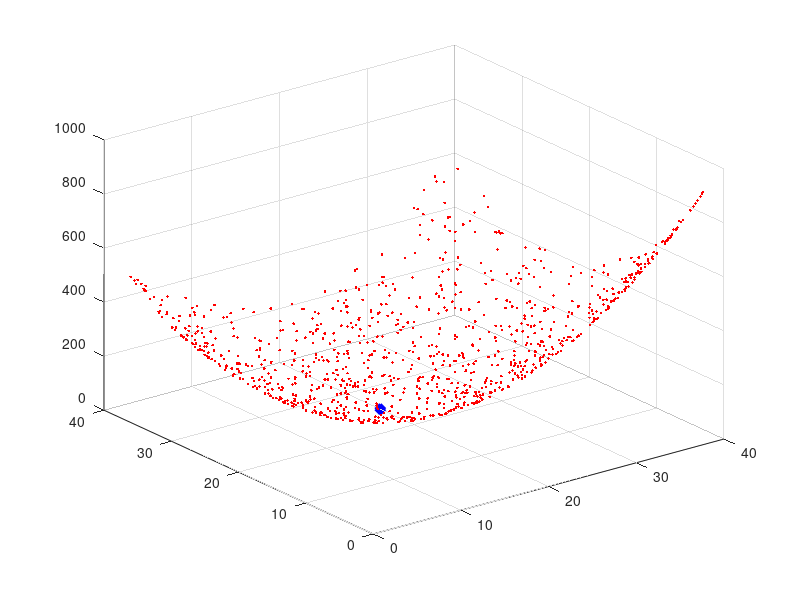

Write the MATLAB code that produced this figure.
% PSO : Particle Swarm Optimization (VECTORIZED)
% particle swarm optimization (PSO) is a computational method that 
% optimizes a problem by iteratively trying to improve a candidate 
% solution with regard to a given measure of quality. PSO optimizes 
% a problem by having a population of candidate solutions, here dubbed 
% particles, and moving these particles around in the search-space 
% according to simple mathematical formulae over the particle's position 
% and velocity. Each particle's movement is influenced by its local best 
% known position but, is also guided toward the best known positions 
% in the search-space, which are updated as better positions are found 
% by other particles. This is expected to move the swarm toward the best solutions.
%
% this function is written as a simple example of PSO
% in order to optimiza other functions you have to change the objective
% function.
%
% to increase the efficieny of the PSO this version is a vectorized version
% for MATLAB.
%
% -----------------------------------
% code: REZA AHMADZADEH  (based on the original code by Wesam Elshamy)
% (reza.ahmadzadeh@iit.it)
% -----------------------------------
clc;clear all;close all;

%% initialization
%
swarm_size = 64;                       % number of the swarm particles
maxIter = 50;                          % maximum number of iterations
inertia = 1.0;
correction_factor = 2.0;
% set the position of the initial swarm
a = 1:8;
[X,Y] = meshgrid(a,a);
C = cat(2,X',Y');
D = reshape(C,[],2);
swarm(1:swarm_size,1,1:2) = D;          % set the position of the particles in 2D
swarm(:,2,:) = 0;                       % set initial velocity for particles
swarm(:,4,1) = 1000;                    % set the best value so far
plotObjFcn = 1;                         % set to zero if you do not need a final plot

%% define the objective funcion here (vectorized form)
objfcn =  @(x)(x(:,1) - 20).^2 + (x(:,2) - 25).^2;
tic;

%% The main loop of PSO
for iter = 1:maxIter
    swarm(:, 1, 1) = swarm(:, 1, 1) + swarm(:, 2, 1)/1.3;       %update x position with the velocity
    swarm(:, 1, 2) = swarm(:, 1, 2) + swarm(:, 2, 2)/1.3;       %update y position with the velocity
    x = swarm(:, 1, 1);                                         % get the updated position
    y = swarm(:, 1, 2);                                         % updated position
    fval = objfcn([x y]);                                       % evaluate the function using the position of the particle
    
    % compare the function values to find the best ones
    for ii = 1:swarm_size
        if fval(ii,1) < swarm(ii,4,1)
            swarm(ii, 3, 1) = swarm(ii, 1, 1);                  % update best x position,
            swarm(ii, 3, 2) = swarm(ii, 1, 2);                  % update best y postions
            swarm(ii, 4, 1) = fval(ii,1);                       % update the best value so far
        end
    end
    
    [~, gbest] = min(swarm(:, 4, 1));                           % find the best function value in total
    
    % update the velocity of the particles
    swarm(:, 2, 1) = inertia*(rand(swarm_size,1).*swarm(:, 2, 1)) + correction_factor*(rand(swarm_size,1).*(swarm(:, 3, 1) ...
        - swarm(:, 1, 1))) + correction_factor*(rand(swarm_size,1).*(swarm(gbest, 3, 1) - swarm(:, 1, 1)));   %x velocity component
    swarm(:, 2, 2) = inertia*(rand(swarm_size,1).*swarm(:, 2, 2)) + correction_factor*(rand(swarm_size,1).*(swarm(:, 3, 2) ...
        - swarm(:, 1, 2))) + correction_factor*(rand(swarm_size,1).*(swarm(gbest, 3, 2) - swarm(:, 1, 2)));   %y velocity component
    
    % plot the particles
    clf;plot(swarm(:, 1, 1), swarm(:, 1, 2), 'bx');             % drawing swarm movements
    axis([-2 40 -2 40]);
    pause(.1);                                                 % un-comment this line to decrease the animation speed
    disp(['iteration: ' num2str(iter)]);
end
toc

%% plot the function
if plotObjFcn
    ub = 40;
    lb = 0;
    npoints = 1000;
    x = (ub-lb) .* rand(npoints,2) + lb;
    for ii = 1:npoints
        f = objfcn([x(ii,1) x(ii,2)]);
        plot3(x(ii,1),x(ii,2),f,'.r');hold on
    end
    plot3(swarm(1,3,1),swarm(1,3,2),swarm(1,4,1),'xb','linewidth',5,'Markersize',5);grid
end
